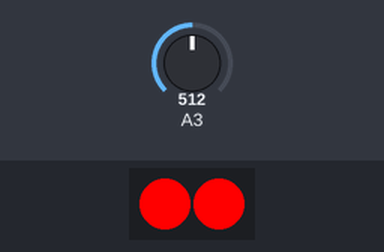
The sketch below on a simulated ATtiny85, built with avr-gcc and run on an emulated ATtiny85. Parts: 2 RGB LEDs in strip order, left to right. The test bench sets the inputs (shaded band); at power-on: A3 = 512. Dim RGB values are drawn brighter than linear.

Above: at 1.5 s.
1.6 s: A3 set to 1004
3.1 s: A3 set to 1023
At 3.56 s:
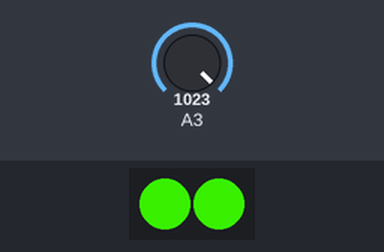
6.1 s: A3 set to 900
At 6.5 s:
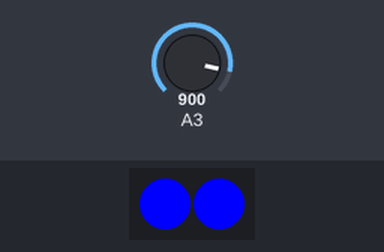
7.6 s: A3 set to 1023
At 8.35 s:
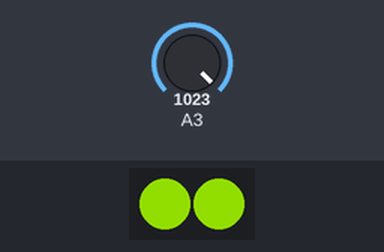
13.6 s: A3 set to 716
At 14.4 s:
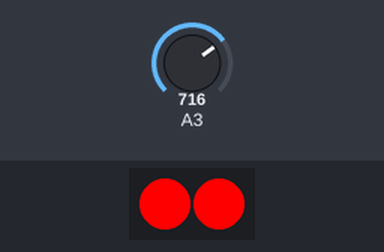
Timing chart, 0 to 16.1 s (numbered marks = the images above; inputs shaded):
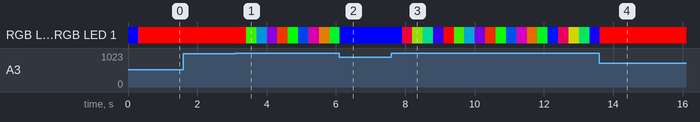

The sketch:

DemoLEDS_1.ino
```cpp
#include <Adafruit_NeoPixel.h>
#ifdef __AVR__
#include <avr/power.h>
#endif

#define PIN            2
#define PIN_BOTON      3

//#define PIN            2
//#define PIN_BOTON      A0


#define NUMPIXELS      2
Adafruit_NeoPixel pixels = Adafruit_NeoPixel(NUMPIXELS, PIN, NEO_GRB + NEO_KHZ800);


// G R B
byte colores[][3] = {{255, 0, 0}, {0, 255, 0}, {0, 0, 255} };
byte bcolor = 0;
byte total_colores = (sizeof(colores) / 3) - 1;

void setup() {
  // This is for Trinket 5V 16MHz, you can remove these three lines if you are not using a Trinket
#if defined (__AVR_ATtiny85__)
  if (F_CPU == 16000000) clock_prescale_set(clock_div_1);
#endif

  pinMode(PIN_BOTON, INPUT);
  pinMode(PIN, OUTPUT);
  pixels.begin();
//  Serial.begin(115200);
  fundir_a_color(0);

}


boolean ajustar_RGB(byte *ci, byte *cf) {
  boolean ajuste = true;
  byte color_ini, color_fin;
  color_ini = *ci;
  color_fin = *cf;

  if (color_ini == color_fin) {
    ajuste = false;
  }
  else {
    if (color_ini < color_fin) {
      color_ini++;
    }
    else {
      color_ini--;
    }
  }
  *ci = color_ini;
  *cf = color_fin;

  return ajuste;
}


void fundir_a_color(byte icolor) {
  boolean r = true, g = true , b = true;
  byte gf = colores[icolor][0], rf = colores[icolor][1], bf = colores[icolor][2];
  byte ri, gi, bi;

  if (icolor == 0) {
    gi = colores[total_colores][0];
    ri = colores[total_colores][1];
    bi = colores[total_colores][2];

  }
  else {
    gi = colores[icolor - 1][0];
    ri = colores[icolor - 1][1];
    bi = colores[icolor - 1][2];

  }

  while (r || g || b) {
    if (r) {
      r = ajustar_RGB(&ri, &rf);
    }
    if (g) {
      g = ajustar_RGB(&gi, &gf);
    }
    if (b) {
      b = ajustar_RGB(&bi, &bf);
    }
    pixels.setPixelColor(0, pixels.Color(gi, ri, bi));
    pixels.setPixelColor(1, pixels.Color(gi, ri, bi));
    pixels.show();
    delay(1);

  }
}


// Colores GRB
void loop() {
  //Serial.println(total_colores);

  int boton = analogRead(PIN_BOTON); delay(5);
  //Serial.println(bcolor);
  if (boton == 1023) {
    //Serial.println("click");
    if (bcolor < total_colores) {
      bcolor++;
      //Serial.println(bcolor);
      fundir_a_color(bcolor);
    }
    else {
      bcolor = 0;
      fundir_a_color(bcolor);
    }
  }
}
```

Measured:
- the behaviour switches between 1022 and 1023 on A3 (found by bisection; images 0 and 1)
- after the input at 1.6 s, every drawn part: stays the same
- after the input at 3.1 s, RGB LED 0, RGB LED 1: RGB(255, 0, 0) → RGB(254, 1, 0) at once, → RGB(48, 207, 0) 0.30 s later, → RGB(0, 102, 153) 0.30 s later, → RGB(99, 0, 156) 0.30 s later, … (10 changes in this stretch)
- after the input at 7.6 s, RGB LED 0, RGB LED 1: RGB(0, 0, 255) → RGB(1, 0, 254) at once, → RGB(207, 0, 48) 0.30 s later, → RGB(101, 154, 0) 0.30 s later, → RGB(0, 155, 100) 0.30 s later, … (20 changes in this stretch)
